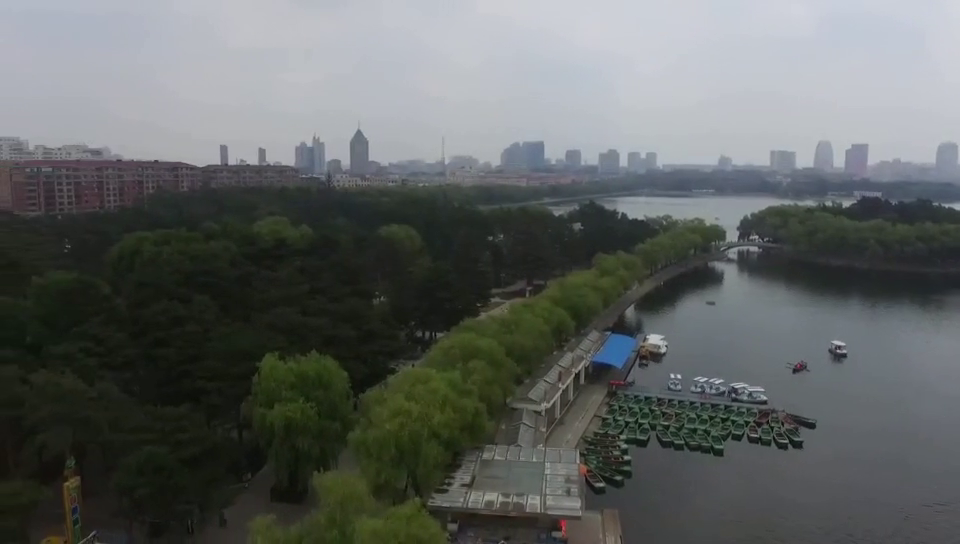
#> input picture frame 62 of Computer vision/OpenCV basic learning/lesson 1  picture basic operation/test.mp4, 960 x 544 px, given in place of test.avi, which was not available
$ jupyter execute 'Optical Flow.ipynb'   (text cells are left out)
#> lines starting #> are read from the running program, lines starting #| are printed output that depends on the picture; pictures that were not available may be replaced by others from this repository, and a replacement may not be noted
[cell 1]
import numpy as np
import cv2

cap = cv2.VideoCapture('test.avi')

# 检查视频是否成功打开
if not cap.isOpened():
    print("无法打开视频文件")
    exit()

# 角点检测所需参数
feature_params = dict(maxCorners=100,
                      qualityLevel=0.3,
                      minDistance=7)

# lucas kanade参数
lk_params = dict(winSize=(15, 15),
                 maxLevel=2)

# 随机颜色条
color = np.random.randint(0, 255, (100, 3))

# 拿到第一帧图像
ret, old_frame = cap.read()
#> old_frame is the input picture: shape (544, 960, 3); mean B, G, R 97.8, 99.5, 95.6
if not ret:
    print("无法读取第一帧图像，退出程序")
    cap.release()
    exit()

old_gray = cv2.cvtColor(old_frame, cv2.COLOR_BGR2GRAY)
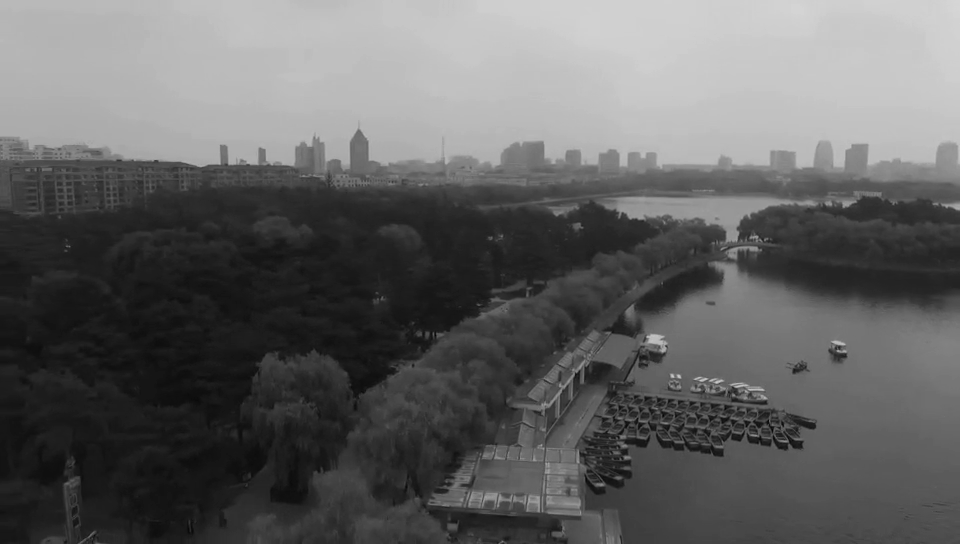
#> old_gray: shape (544, 960); min 3, max 214, mean 98.1
# 返回所有检测特征点，需要输入图像，角点最大数量（效率），品质因子（特征值越大的越好，来筛选）
# 距离相当于这区间有比这个角点强的，就不要这个弱的了
p0 = cv2.goodFeaturesToTrack(old_gray, mask=None, **feature_params)
#> p0 = 74 rows, first 8: [680, 377], [647, 336], [673, 376], [837, 350], [666, 345], [787, 441], [575, 373], [700, 389]

# 创建一个mask
mask = np.zeros_like(old_frame)

while True:
    ret, frame = cap.read()
    if not ret:
        print("无法读取帧，退出循环")
        break

    frame_gray = cv2.cvtColor(frame, cv2.COLOR_BGR2GRAY)

    # 需要传入前一帧和当前图像以及前一帧检测到的角点
    p1, st, err = cv2.calcOpticalFlowPyrLK(old_gray, frame_gray, p0, None, **lk_params)
#> p1 = 74 rows, first 8: [682, 377.3], [649.1, 336.2], [675, 376.3], [839.5, 350.4], [667.9, 345.3], [789.2, 441.3], [577, 373], [702.3, 389.2]; st = 74 values from 1 to 1; err = 74 values, max 4.83 at index 25, min 0.125 at index 73, mean 2.15

    # st=1表示
    good_new = p1[st == 1]
#> good_new = 74 pairs, first value 221.2 to 948.9, second value 129 to 511.1
    good_old = p0[st == 1]
#> good_old = 74 pairs, first value 219 to 946, second value 129 to 511

    # 绘制轨迹
    for i, (new, old) in enumerate(zip(good_new, good_old)):
        # 将坐标转换为整数
        a, b = map(int, new.ravel())
        c, d = map(int, old.ravel())
        mask = cv2.line(mask, (a, b), (c, d), color[i].tolist(), 2)
        frame = cv2.circle(frame, (a, b), 5, color[i].tolist(), -1)
#> this loop made 74 passes
#> (new, a, b, c, d) on passes 1, 2, 3, 4, 5, 6, 8, 9, 10, 11, 12, 13: ([682, 377.3], 681, 377, 680, 377), ([649.1, 336.2], 649, 336, 647, 336), ([675, 376.3], 675, 376, 673, 376), ([839.5, 350.4], 839, 350, 837, 350), ([667.9, 345.3], 667, 345, 666, 345), ([789.2, 441.3], 789, 441, 787, 441), ([702.3, 389.2], 702, 389, 700, 389), ([759.3, 236.3], 759, 236, 757, 236), ([752.3, 238.2], 752, 238, 750, 238), ([624.2, 213.1], 624, 213, 622, 213), ([726.3, 391.3], 726, 391, 724, 391), ([775.3, 427.3], 775, 427, 773, 427)
#> (a, b, c, d) on pass 7: (577, 373, 575, 373)
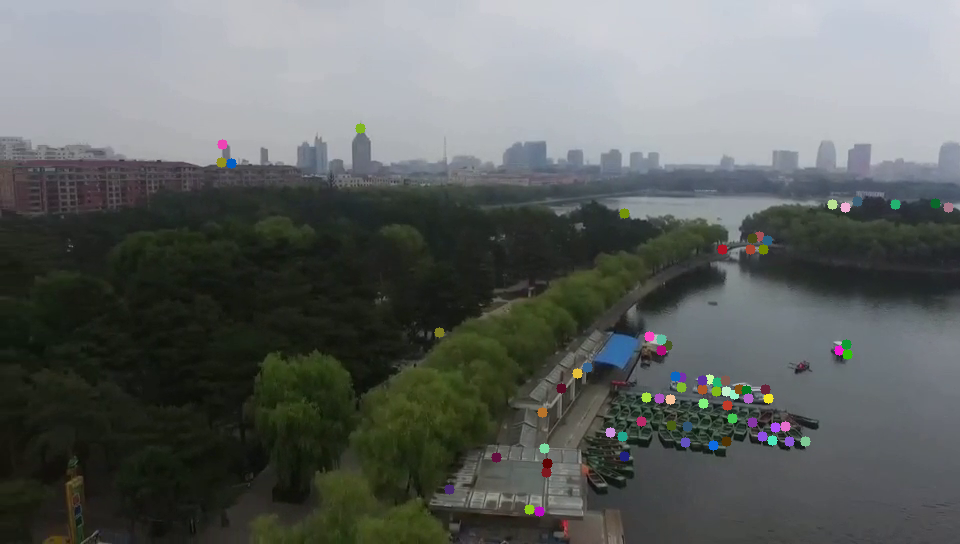
#> frame: shape (544, 960, 3); mean B, G, R 97.4, 99.5, 95.6
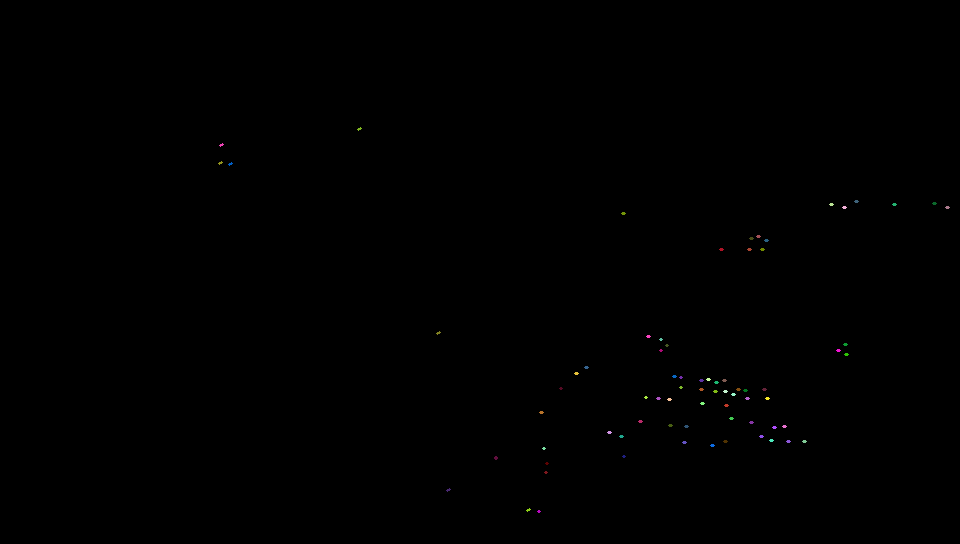
#> mask: shape (544, 960, 3); mean of channels 0, 1, 2 0.2, 0.2, 0.2; drawn as B, G, R
    img = cv2.add(frame, mask)

    cv2.imshow('frame', img)
    k = cv2.waitKey(150) & 0xff
#> (key Esc is pressed here)
    if k == 27:
        break

    # 更新
    old_gray = frame_gray.copy()
    p0 = good_new.reshape(-1, 1, 2)

cv2.destroyAllWindows()
cap.release()
